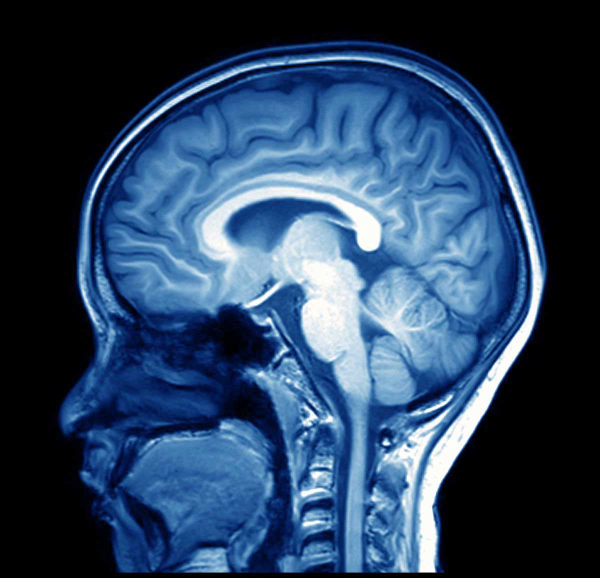
#> input picture brain-scan.jpg, 1200 x 1155 px, given in place of starry_night.jpg, which was not available (shown at 1/2 size)
$ python main.py
#> lines starting #> are read from the running program, lines starting #| are printed output that depends on the picture; after the words box and inside, x2 and y2 are one past the last pixel; in counts of white or black regions, pixels touching at a corner belong together; pictures that were not available may be replaced by others from this repository, and a replacement may not be noted
### image_utils.py
from PIL import Image
import numpy as np
from scipy.signal import convolve2d
import matplotlib.pyplot as plt

path = 'brain-scan.jpg'  # Change to absolute path if necessary

def load_image(path):
    """Load an image and convert it to a numpy array."""
#> called with path = 'starry_night.jpg'
    image = Image.open(path).convert('RGB')  # Ensure it's RGB
#> image is the input picture: PIL image 1200x1155 RGB; mean R, G, B 42.5, 66.4, 95.2
    return np.array(image)

def edge_detection(image):
    """Perform edge detection on an image using Sobel filters."""
    gray_image = np.mean(image, axis=2).astype(np.float32)  # Convert to grayscale & float

    # Sobel kernels
    kernel_y = np.array([[1, 2, 1], [0, 0, 0], [-1, -2, -1]])
    kernel_x = np.array([[-1, 0, 1], [-2, 0, 2], [-1, 0, 1]])

    # Apply convolution
    edge_x = convolve2d(gray_image, kernel_x, mode='same', boundary='symm')
    edge_y = convolve2d(gray_image, kernel_y, mode='same', boundary='symm')

    # Compute edge magnitude
    edgeMAG = np.sqrt(edge_x**2 + edge_y**2)

    return edgeMAG

### main.py
from image_utils import load_image, edge_detection
from PIL import Image
import numpy as np
from skimage.filters import median
from skimage.morphology import ball

path = 'starry_night.jpg'
picture = load_image(path)

# Apply median filtering with a ball-shaped structuring element
clean_image = median(picture, ball(3))
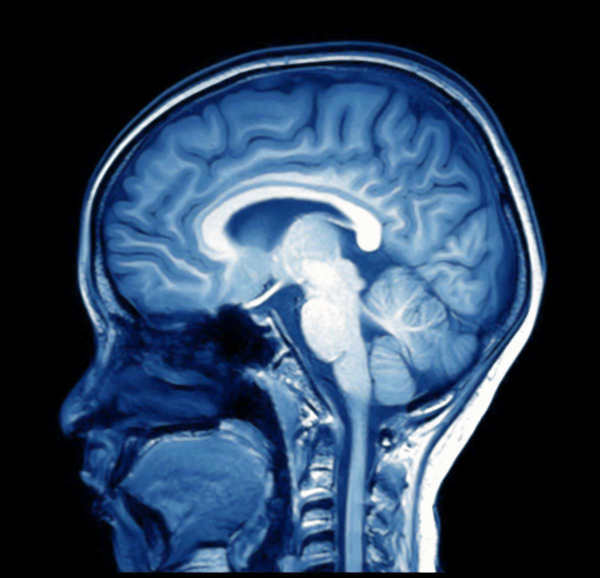
#> clean_image: shape (1155, 1200, 3) (shown at 1/2 size); mean R, G, B 46.1, 66.5, 91.2

# Perform edge detection
the_final = edge_detection(clean_image)
#> in edge_detection, `gray_image = np.mean(image, axis=2).astype(np.float32)`:
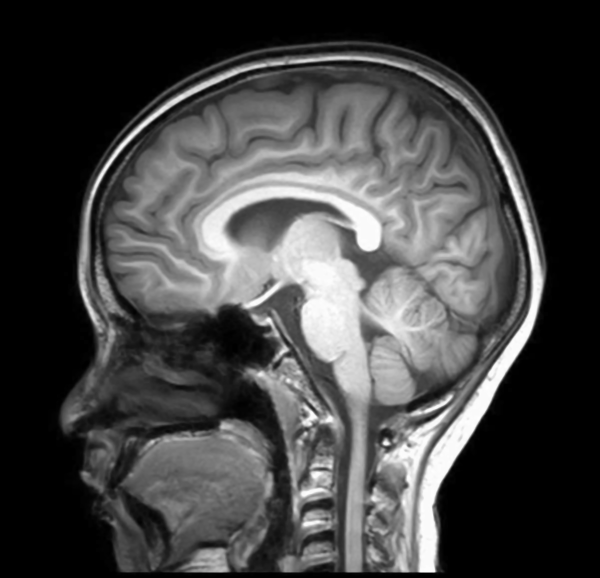
#> gray_image: shape (1155, 1200) float32 (shown at 1/2 size); min 0, max 255, mean 67.9
#> in edge_detection, `edge_x = convolve2d(gray_image, kernel_x, mode='same', boundary='symm')`:
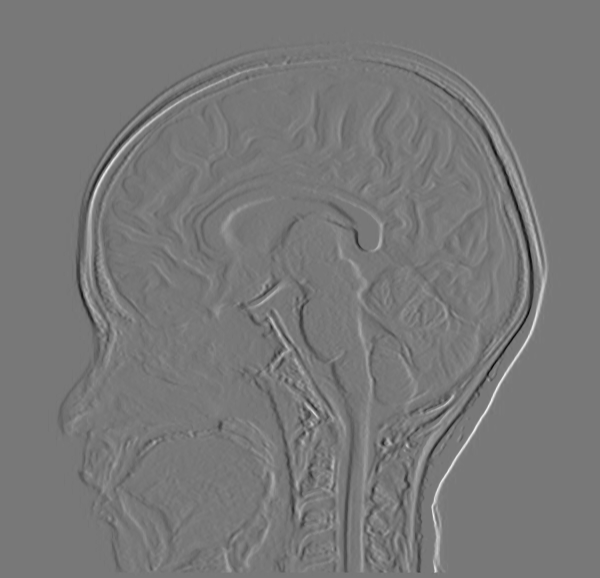
#> edge_x: shape (1155, 1200) float64 (shown at 1/2 size); min -379.7, max 424.3, mean 0; drawn with min black and max white
#> in edge_detection, `edge_y = convolve2d(gray_image, kernel_y, mode='same', boundary='symm')`:
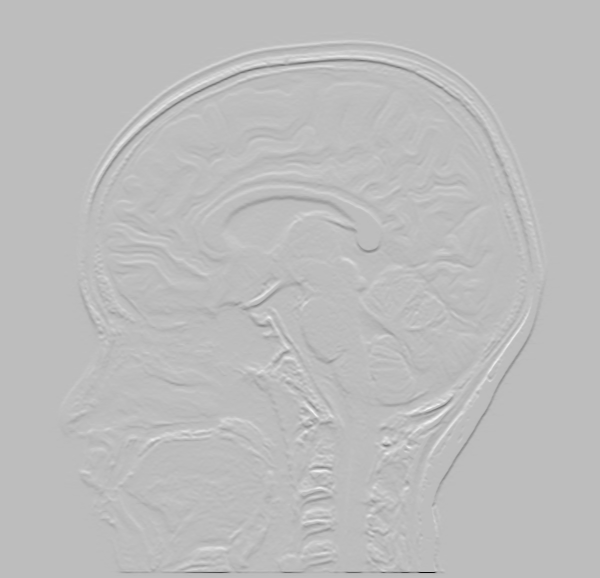
#> edge_y: shape (1155, 1200) float64 (shown at 1/2 size); min -992, max 345.7, mean 0; drawn with min black and max white
#> in edge_detection, `edgeMAG = np.sqrt(edge_x**2 + edge_y**2)`:
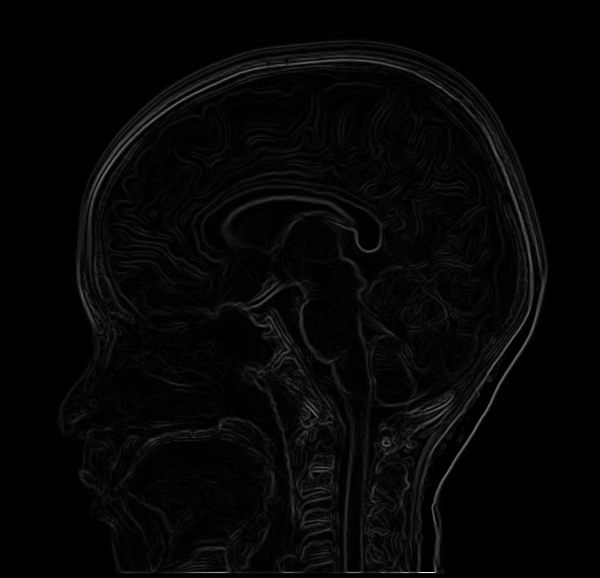
#> edgeMAG: shape (1155, 1200) float64 (shown at 1/2 size); min 0, max 992, mean 22.8; drawn with min black and max white

# Create a binary image by thresholding
binary_image = the_final < 100
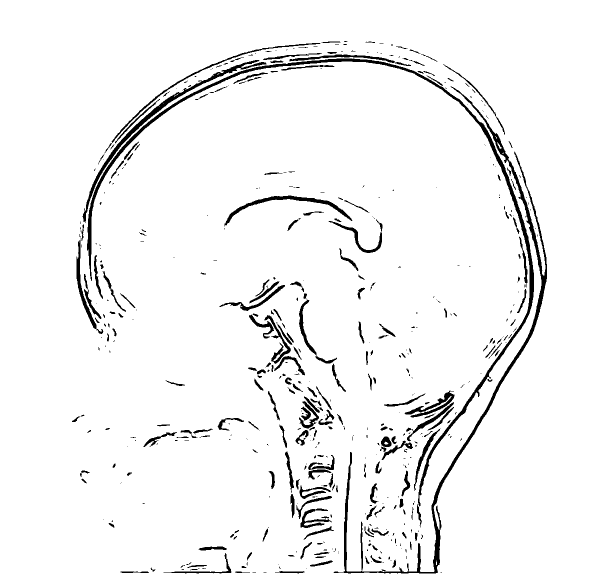
#> binary_image: shape (1155, 1200) bool (shown at 1/2 size); 95.3% white; 525 black regions (292 under 20 px), largest, box (x1, y1, x2, y2) and area: (174, 117, 1068, 1013) 11842, (667, 173, 1094, 1147) 10265, (165, 120, 533, 446) 3769

# Convert the binary image to a PIL Image and save
binary = Image.fromarray((binary_image * 255).astype(np.uint8))  # Scale to 0-255 for saving
binary.save('mybinary.png')
